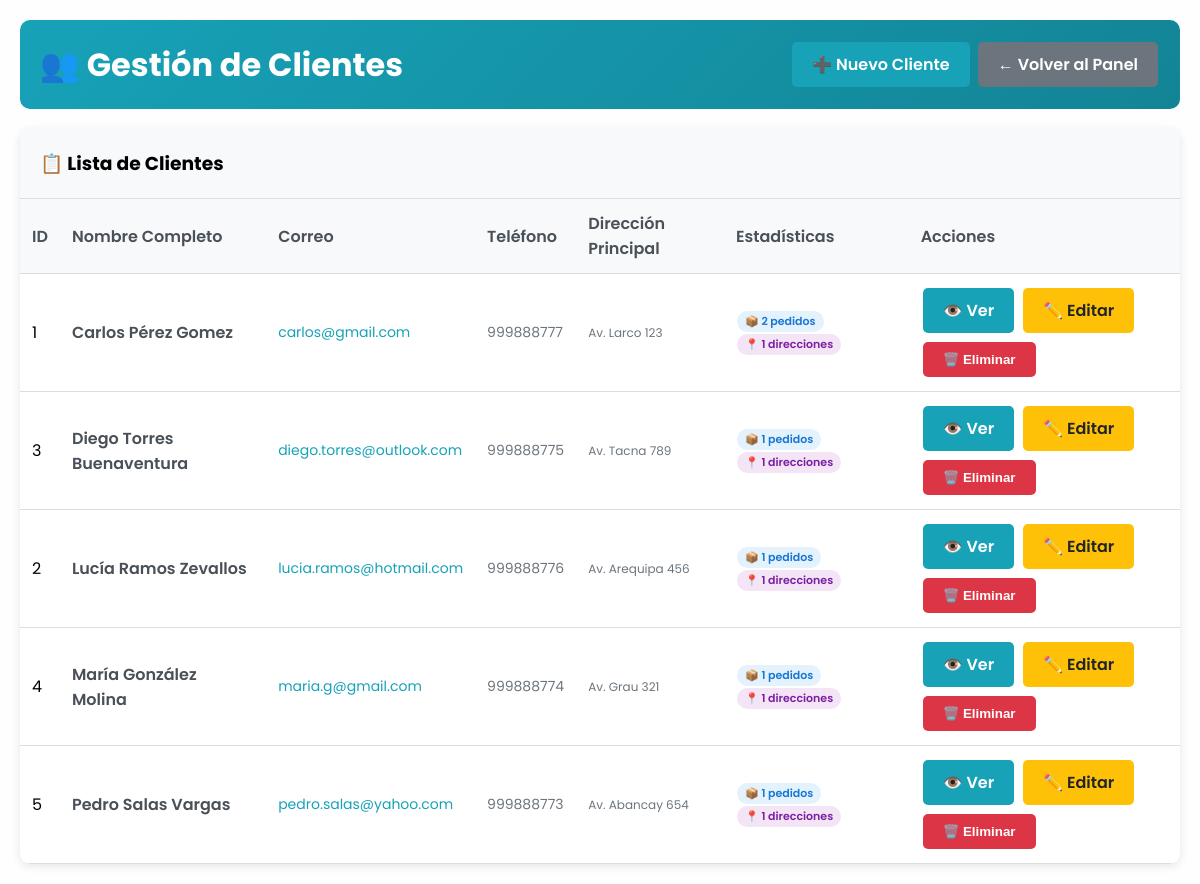
The page /admin/clientes/index.php (signed in) on the database its author committed.
### tables this page shows
CREATE TABLE IF NOT EXISTS `cliente` (
  `ID_CLIENTE` INT NOT NULL AUTO_INCREMENT,
  `NOMBRE` VARCHAR(45) NULL,
  `APELLIDOS` VARCHAR(45) NULL,
  `CORREO` VARCHAR(45) NULL,
  `TELEFONO` VARCHAR(45) NULL,
  `DIRECCION` VARCHAR(45) NULL,
  PRIMARY KEY (`ID_CLIENTE`));

### admin/clientes/index.php (the view, shortened to what this page needs)
<?php
$conexion = getConnection();
$query = "SELECT c.*,
          (SELECT COUNT(*) FROM pedido WHERE ID_CLIENTE = c.ID_CLIENTE) as total_pedidos,
          (SELECT COUNT(*) FROM direccion_cliente WHERE ID_CLIENTE = c.ID_CLIENTE) as total_direcciones
          FROM cliente c
          ORDER BY c.NOMBRE, c.APELLIDOS";
$result = $conexion->query($query);
?>
<!DOCTYPE html>
<html lang="es">
<head>
    <link rel="stylesheet" href="../../style.css">
</head>
<body>
    <div class="admin-container">
        <div class="admin-header">
            <h1>👥 Gestión de Clientes</h1>
            <div>
                <a href="registrar.php" class="btn btn-primary">➕ Nuevo Cliente</a>
                <a href="../../plataforma.php" class="btn btn-secondary">← Volver al Panel</a>
            </div>
        </div>
        <div class="table-container">
            <h3 style="padding: 20px; margin: 0; background: #f8f9fa; border-bottom: 1px solid #ddd;">
                📋 Lista de Clientes
            </h3>
            <table>
                <thead>
                    <tr>
                        <th>ID</th>
                        <th>Nombre Completo</th>
                        <th>Correo</th>
                        <th>Teléfono</th>
                        <th>Dirección Principal</th>
                        <th>Estadísticas</th>
                        <th>Acciones</th>
                    </tr>
                </thead>
                <tbody>
                    <?php if ($result->num_rows > 0): ?>
                        <?php while ($row = $result->fetch_assoc()): ?>
                            <tr>
                                <td><?php echo $row['ID_CLIENTE']; ?></td>
                                <td>
                                    <div class="client-name">
                                        <?php echo htmlspecialchars($row['NOMBRE'] . ' ' . $row['APELLIDOS']); ?>
                                    </div>
                                </td>
                                <td>
                                    <div class="client-email">
                                        <?php echo htmlspecialchars($row['CORREO']); ?>
                                    </div>
                                </td>
                                <td>
                                    <div class="client-phone">
                                        <?php echo htmlspecialchars($row['TELEFONO']); ?>
                                    </div>
                                </td>
                                <td>
                                    <div class="stats-info">
                                        <?php echo htmlspecialchars($row['DIRECCION']); ?>
                                    </div>
                                </td>
                                <td>
                                    <div class="stats-info">
                                        <span class="stats-badge stats-pedidos">
                                            📦 <?php echo $row['total_pedidos']; ?> pedidos
                                        </span>
                                        <span class="stats-badge stats-direcciones">
                                            📍 <?php echo $row['total_direcciones']; ?> direcciones
                                        </span>
                                    </div>
                                </td>
                                <td>
                                    <div class="actions">
                                        <a href="visualizar.php?id=<?php echo $row['ID_CLIENTE']; ?>" class="btn btn-info">
                                            👁️ Ver
                                        </a>
                                        <a href="editar.php?id=<?php echo $row['ID_CLIENTE']; ?>" class="btn btn-warning">
                                            ✏️ Editar
                                        </a>
                                        <button class="btn btn-danger" onclick="eliminarCliente(<?php echo $row['ID_CLIENTE']; ?>, '<?php echo htmlspecialchars($row['NOMBRE'] . ' ' . $row['APELLIDOS']); ?>')">
                                            🗑️ Eliminar
                                        </button>
                                    </div>
                                </td>
                            </tr>
                        <?php endwhile; ?>
                    <?php endif; ?>
                </tbody>
            </table>
        </div>
    </div>
</body>
</html>

### style.css (style rules this page uses)
* { margin: 0; padding: 0; box-sizing: border-box; text-decoration: none; list-style: none; }
html { scroll-behavior: smooth; }
body { font-family: 'poppins', sans-serif; background-color: #fefefe; }

### admin/clientes/index.php (style rules this page uses)
.admin-container { max-width: 1400px; margin: 0 auto; padding: 20px; }
.admin-header { background: linear-gradient(135deg, #17a2b8, #138496); color: white; padding: 20px; border-radius: 10px; margin-bottom: 20px; display: flex; justify-content: space-between; align-items: center; }
.btn { display: inline-block; padding: 10px 20px; border-radius: 5px; text-decoration: none; font-weight: 600; transition: background 0.3s ease; border: none; cursor: pointer; margin: 2px; }
.btn-primary { background: #17a2b8; color: white; }
.btn-secondary { background: #6c757d; color: white; }
.btn-danger { background: #dc3545; color: white; }
.btn-warning { background: #ffc107; color: #212529; }
.btn-info { background: #17a2b8; color: white; }
.table-container { background: white; border-radius: 10px; box-shadow: 0 2px 10px rgba(0,0,0,0.1); overflow: hidden; }
table { width: 100%; border-collapse: collapse; }
th, td { padding: 12px; text-align: left; border-bottom: 1px solid #ddd; }
th { background: #f8f9fa; font-weight: 600; color: #495057; }
.actions { display: flex; gap: 5px; flex-wrap: wrap; }
.client-name { font-weight: 600; color: #495057; }
.client-email { color: #17a2b8; font-size: 14px; }
.client-phone { color: #6c757d; font-size: 14px; }
.stats-info { font-size: 12px; color: #6c757d; }
.stats-badge { display: inline-block; padding: 2px 8px; border-radius: 12px; font-size: 11px; font-weight: 600; margin: 1px; }
.stats-pedidos { background: #e3f2fd; color: #1976d2; }
.stats-direcciones { background: #f3e5f5; color: #7b1fa2; }

### rows shown on the page
cliente: ID_CLIENTE "1", NOMBRE+APELLIDOS "Carlos Pérez Gomez", CORREO "carlos@gmail.com", TELEFONO "999888777", DIRECCION "Av. Larco 123", total_pedidos "2", total_direcciones "1"
cliente: ID_CLIENTE "3", NOMBRE+APELLIDOS "Diego Torres Buenaventura", CORREO "diego.torres@outlook.com", TELEFONO "999888775", DIRECCION "Av. Tacna 789", total_pedidos "1", total_direcciones "1"
cliente: ID_CLIENTE "2", NOMBRE+APELLIDOS "Lucía Ramos Zevallos", CORREO "lucia.ramos@hotmail.com", TELEFONO "999888776", DIRECCION "Av. Arequipa 456", total_pedidos "1", total_direcciones "1"
cliente: ID_CLIENTE "4", NOMBRE+APELLIDOS "María González Molina", CORREO "maria.g@gmail.com", TELEFONO "999888774", DIRECCION "Av. Grau 321", total_pedidos "1", total_direcciones "1"
cliente: ID_CLIENTE "5", NOMBRE+APELLIDOS "Pedro Salas Vargas", CORREO "pedro.salas@yahoo.com", TELEFONO "999888773", DIRECCION "Av. Abancay 654", total_pedidos "1", total_direcciones "1"
